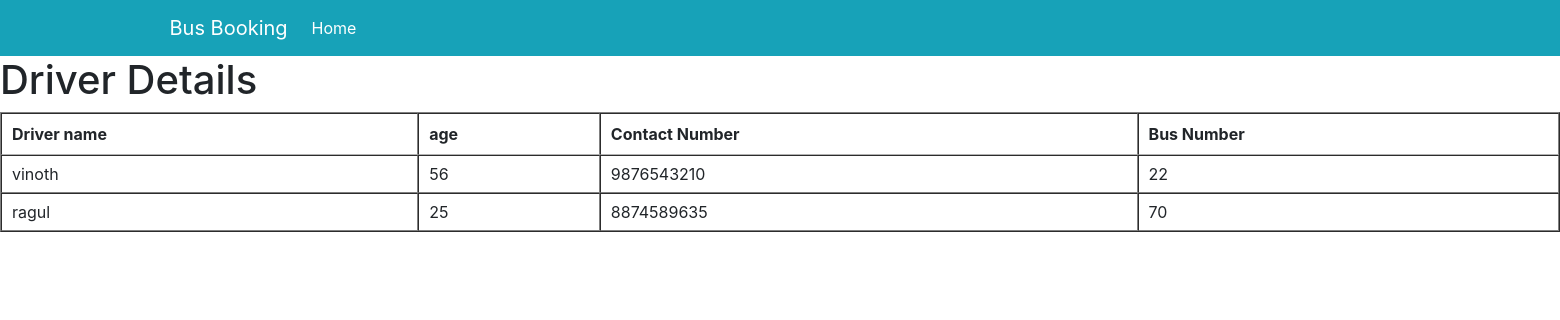
Page /draccess/ on the committed database.
### account/models.py (models this page shows)
class Driver(models.Model):
    drivername=models.CharField(max_length=20)
    age=models.IntegerField()
    contact_no=models.IntegerField()
    bus_no=models.IntegerField()

### account/views.py (the view)
# urls.py: path('draccess/', views.driverDetails,name="draccess"),
def driverDetails(request):
    emp_data=Driver.objects.all()
    emp_dict = {"emp_list":emp_data}
    return render(request, "driver.html", context =emp_dict)

### templates/driver.html (shortened to what this page needs)
<html>
{% extends 'base1.html' %}
{% block content %}
<head>
    <link rel="stylesheet" type="text/css" href="https://cdn.datatables.net/1.12.1/css/jquery.dataTables.css">
</head>
<body>
<h1 >
    Driver Details
</h1>
<table id="mytable" class="datatable" cellspacing="1" cellpadding="1" border="1" >
    <thead>
        <tr class="dt-control">
            <th class="sorting_1"> Driver name</th>
            <th> age</th>
            <th> Contact Number</th>
            <th> Bus Number</th>
        </tr>
    </thead>
    <tbody>
        <tr>
            {% if emp_list %}
            {% for template in emp_list %}
            <td>{{template.drivername}}</td>
            <td>{{template.age}}</td>
            <td>{{template.contact_no}}</td>
            <td>{{template.bus_no}}</td>
        </tr>
    </tbody>
      {% endfor %}
      {% endif %}
</table>
</body>
{% endblock %}

### rows in the picture
Driver: drivername "vinoth", age "56", contact_no "9876543210", bus_no "22"
Driver: drivername "ragul", age "25", contact_no "8874589635", bus_no "70"
